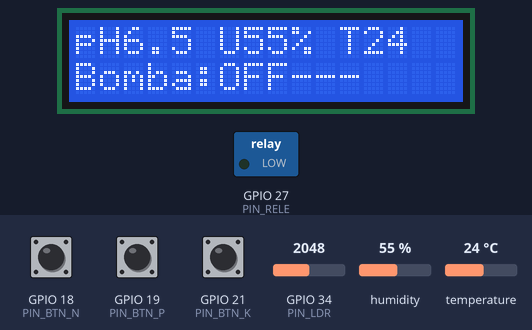
The sketch below on a simulated ESP32. On the bench: 16×2 character LCD, switched loads named in the sketch (green lamp = pin HIGH). The inputs (shaded band) are chosen by the test bench; at power-on: humidity 55 %, GPIO 18 (PIN_BTN_N) HIGH, GPIO 19 (PIN_BTN_P) HIGH, GPIO 21 (PIN_BTN_K) HIGH, GPIO 34 (PIN_LDR) = 2048, temperature 24 °C. What the sketch prints to the serial monitor is not drawn.

Above: at 2.7 s.
2.8 s: humidity set to 36 %
At 4.8 s:
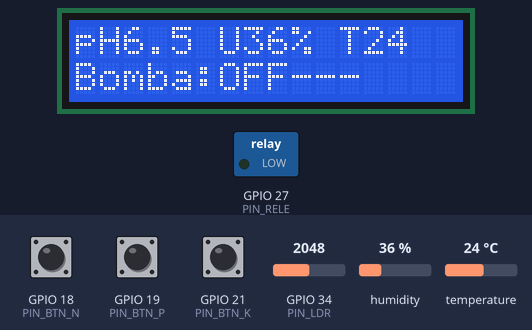
5.5 s: humidity set to 33 %
At 6.5 s:
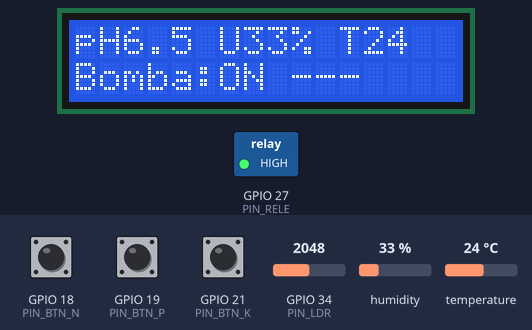
8.2 s: GPIO 18 (PIN_BTN_N) pulled LOW for 2.4 s
At 11.2 s:
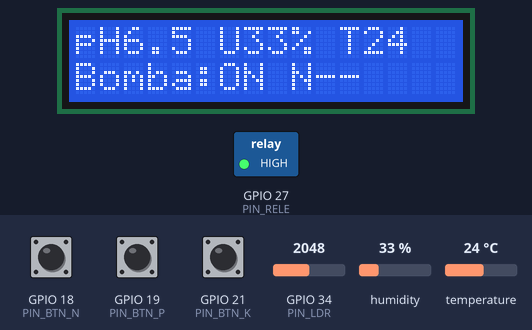
13.3 s: GPIO 19 (PIN_BTN_P) pulled LOW for 2.4 s
At 14.7 s:
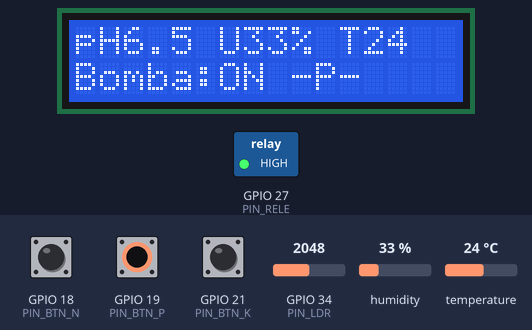
17.3 s: GPIO 21 (PIN_BTN_K) pulled LOW for 2.4 s
At 19.3 s:
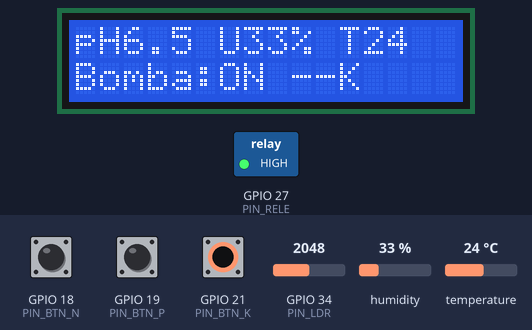
21.4 s: GPIO 34 (PIN_LDR) set to 2321
At 22.8 s:
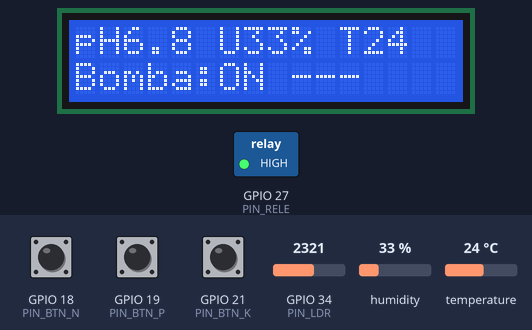
24.1 s: GPIO 34 (PIN_LDR) set to 2407
Timing chart, 0 to 27.6 s (numbered marks = the images above; inputs shaded):
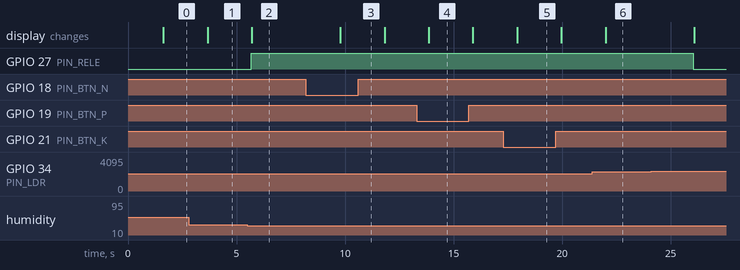

Measured:
- the behaviour switches between 35 and 34 % on humidity (found by bisection; images 1 and 2)
- after the input at 2.8 s, the display: changes after 0.87 s (image 1)
- after the input at 5.5 s, GPIO 27 (PIN_RELE): LOW → HIGH after 0.17 s; the display: changes after 0.20 s (image 2)
- after the input at 8.2 s, the display: changes after 1.6 s (image 3)
- after the input at 13.3 s, the display: changes after 0.56 s (image 4)
- after the input at 17.3 s, the display: changes after 0.63 s (image 5)
- after the input at 21.4 s, the display: changes after 0.61 s (image 6)
- after the input at 24.1 s, GPIO 27 (PIN_RELE): HIGH → LOW after 2.0 s

The sketch:

esp32_irrigacao.ino
```cpp
/* =====================================================================
 * fase3_iot/esp32_irrigacao.ino
 * Sistema de irrigação inteligente - FarmTech Solutions (Grupo 1TIAO)
 * Plataforma: ESP32 (Wokwi) - ver diagram.json nesta mesma pasta.
 * ---------------------------------------------------------------------
 * Sensores e atuadores:
 *   - DHT22  (GPIO 15)  -> umidade e temperatura do ar/solo
 *   - LDR    (GPIO 34)  -> proxy de pH do solo (leitura analógica)
 *   - Botões (GPIO 18/19/21) -> presença de N, P, K (entrada digital)
 *   - Relé   (GPIO 27)  -> bomba de irrigação
 *   - LCD I2C 16x2 (SDA 22 / SCL 23, addr 0x27) -> métricas em tempo real (Fase 4)
 *
 * Saída Serial (115200) em formato lido por fase3_iot/sensores.py:
 *   N=.. P=.. K=.. | pH=.. | Ajuste pH=.. | Umi=.. | Temp=.. | Bomba=..
 *
 * Também imprime as variáveis para o Serial Plotter (Fase 4).
 * ===================================================================== */

#include "DHT.h"
#include <Wire.h>
#include <LiquidCrystal_I2C.h>

// ----------------------- Pinos -----------------------
#define PIN_DHT     15
#define PIN_LDR     34
#define PIN_BTN_N   18
#define PIN_BTN_P   19
#define PIN_BTN_K   21
#define PIN_RELE    27
#define PIN_SDA     22   // I2C do LCD
#define PIN_SCL     23   // I2C do LCD

#define DHTTYPE DHT22
DHT dht(PIN_DHT, DHTTYPE);

// LCD I2C 16x2 (Fase 4): exibe pH, umidade, temperatura e estado da bomba
LiquidCrystal_I2C lcd(0x27, 16, 2);

// ----------------- Faixa ideal (Soja) ----------------
const float PH_MIN  = 5.5;
const float PH_MAX  = 6.8;
const float UMI_MIN = 35.0;   // % - abaixo disso, irriga

void setup() {
  Serial.begin(115200);
  dht.begin();

  // --- LCD I2C 16x2 (Fase 4) ---
  Wire.begin(PIN_SDA, PIN_SCL);
  lcd.init();
  lcd.backlight();
  lcd.setCursor(0, 0);
  lcd.print("FarmTech ESP32");
  lcd.setCursor(0, 1);
  lcd.print("Iniciando...");
  delay(1500);

  pinMode(PIN_BTN_N, INPUT_PULLUP);
  pinMode(PIN_BTN_P, INPUT_PULLUP);
  pinMode(PIN_BTN_K, INPUT_PULLUP);
  pinMode(PIN_RELE, OUTPUT);
  digitalWrite(PIN_RELE, LOW);

  Serial.println("FarmTech ESP32 - irrigacao inteligente iniciada.");
}

// Converte a leitura do LDR (0..4095) em um valor de pH simulado (4.5..8.5)
float lerPh() {
  int bruto = analogRead(PIN_LDR);
  float ph = 4.5 + (bruto / 4095.0) * (8.5 - 4.5);
  return ph;
}

void loop() {
  // --- Nutrientes via botões (pressionado = LOW por causa do PULLUP) ---
  int N = (digitalRead(PIN_BTN_N) == LOW) ? 1 : 0;
  int P = (digitalRead(PIN_BTN_P) == LOW) ? 1 : 0;
  int K = (digitalRead(PIN_BTN_K) == LOW) ? 1 : 0;

  // --- DHT22: umidade e temperatura ---
  float umidade = dht.readHumidity();
  float temperatura = dht.readTemperature();
  if (isnan(umidade))     umidade = 0;
  if (isnan(temperatura)) temperatura = 0;

  // --- pH via LDR ---
  float ph = lerPh();
  float ajustePh = (ph < PH_MIN) ? (PH_MIN - ph) : 0.0;

  // --- Lógica de irrigação (igual a logica_irrigacao.py) ---
  bool bombaLigada = false;
  String estado;
  if (ph < PH_MIN || ph > PH_MAX) {
    bombaLigada = false;
    estado = "OFF -> pH fora (alvo 5.5-6.8)";
  } else if (umidade < UMI_MIN) {
    bombaLigada = true;
    estado = "ON -> umidade baixa";
  } else {
    bombaLigada = false;
    estado = "OFF -> condicao adequada";
  }
  digitalWrite(PIN_RELE, bombaLigada ? HIGH : LOW);

  // --- Saída formatada (lida pelo Python) ---
  Serial.print("N="); Serial.print(N);
  Serial.print(" P="); Serial.print(P);
  Serial.print(" K="); Serial.print(K);
  Serial.print(" | pH="); Serial.print(ph, 2);
  Serial.print(" | Ajuste pH="); Serial.print(ajustePh, 2);
  Serial.print(" | Umi="); Serial.print(umidade, 1);
  Serial.print(" | Temp="); Serial.print(temperatura, 1);
  Serial.print(" | Bomba="); Serial.println(estado);

  // --- Saída para o Serial Plotter (Fase 4) ---
  // Formato "rotulo:valor" separado por tab.
  Serial.print("pH:");   Serial.print(ph, 2);     Serial.print('\t');
  Serial.print("Umi:");  Serial.print(umidade, 1); Serial.print('\t');
  Serial.print("Temp:"); Serial.println(temperatura, 1);

  // --- Atualiza o display LCD 16x2 (Fase 4) ---
  // Linha 0: pH, umidade e temperatura | Linha 1: bomba e nutrientes (NPK)
  lcd.clear();
  lcd.setCursor(0, 0);
  lcd.print("pH"); lcd.print(ph, 1);
  lcd.print(" U"); lcd.print(umidade, 0);
  lcd.print("% T"); lcd.print(temperatura, 0);
  lcd.setCursor(0, 1);
  lcd.print("Bomba:");
  lcd.print(bombaLigada ? "ON " : "OFF");
  lcd.print(N ? "N" : "-");
  lcd.print(P ? "P" : "-");
  lcd.print(K ? "K" : "-");

  delay(2000);
}
```
